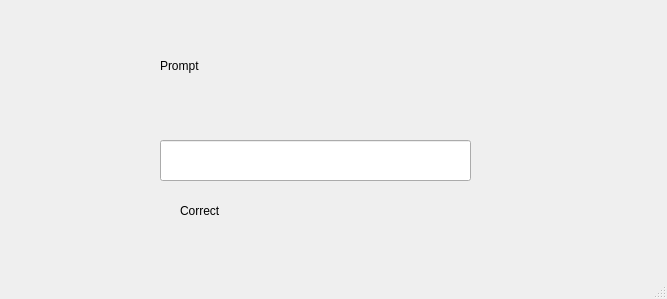
<?xml version="1.0" encoding="UTF-8"?>
<ui version="4.0">
 <class>MainWindow</class>
 <widget class="QMainWindow" name="MainWindow">
  <property name="geometry">
   <rect>
    <x>0</x>
    <y>0</y>
    <width>667</width>
    <height>299</height>
   </rect>
  </property>
  <property name="windowTitle">
   <string>MainWindow</string>
  </property>
  <widget class="QWidget" name="centralwidget">
   <widget class="QLabel" name="promptLabel">
    <property name="geometry">
     <rect>
      <x>160</x>
      <y>20</y>
      <width>321</width>
      <height>91</height>
     </rect>
    </property>
    <property name="text">
     <string>Prompt</string>
    </property>
   </widget>
   <widget class="QLineEdit" name="answerLineEdit">
    <property name="geometry">
     <rect>
      <x>160</x>
      <y>140</y>
      <width>311</width>
      <height>41</height>
     </rect>
    </property>
   </widget>
   <widget class="QLabel" name="feedbackLabel">
    <property name="geometry">
     <rect>
      <x>180</x>
      <y>190</y>
      <width>271</width>
      <height>41</height>
     </rect>
    </property>
    <property name="text">
     <string>Correct</string>
    </property>
   </widget>
  </widget>
  <widget class="QMenuBar" name="menubar">
   <property name="geometry">
    <rect>
     <x>0</x>
     <y>0</y>
     <width>667</width>
     <height>26</height>
    </rect>
   </property>
  </widget>
  <widget class="QStatusBar" name="statusbar"/>
 </widget>
 <resources/>
 <connections/>
</ui>
